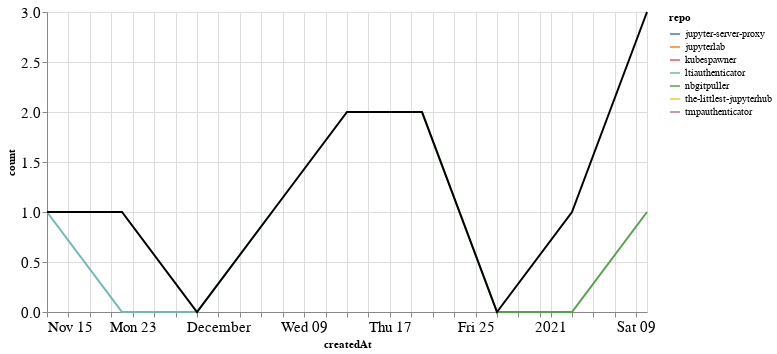

The notebook cell saved with this chart:
### Markdown cell above
### PRs

### Code cell
prs_time = prs.groupby('repo').resample('W', on='createdAt').count()['author'].reset_index()
prs_time = prs_time.rename(columns={'author': 'count'})
prs_time_total = prs_time.groupby('createdAt').agg({"count": "sum"}).reset_index()

ch1 = alt.Chart(prs_time, width=600).mark_line().encode(
    x='createdAt',
    y='count',
    color='repo',
    tooltip="repo"
)

ch2 = alt.Chart(prs_time_total, width=600).mark_line(color="black").encode(
    x='createdAt',
    y='count',
)

ch1 + ch2

### Figure 1 — Vega-Lite specification as saved in the notebook (floating-point values rounded to 4 significant figures)
{"config": {"axisLeft": {"labelFontSize": 15}, "axisBottom": {"labelFontSize": 15}}, "layer": [{"data": {"name": "data-b85b5ee28e559066e0bd95e38a5c4b13"}, "mark": "line", "encoding": {"color": {"type": "nominal", "field": "repo"}, "tooltip": {"type": "nominal", "field": "repo"}, "x": {"type": "temporal", "field": "createdAt"}, "y": {"type": "quantitative", "field": "count"}}, "width": 600}, {"data": {"name": "data-f5bc5da642a310346e3c490aa28bc1d9"}, "mark": {"type": "line", "color": "black"}, "encoding": {"x": {"type": "temporal", "field": "createdAt"}, "y": {"type": "quantitative", "field": "count"}}, "width": 600}], "$schema": "https://vega.github.io/schema/vega-lite/v4.8.1.json", "datasets": {"data-b85b5ee28e559066e0bd95e38a5c4b13": [{"repo": "jupyter-server-proxy", "createdAt": "2021-01-10T00:00:00", "count": 2}, {"repo": "jupyterlab", "createdAt": "2020-11-22T00:00:00", "count": 1}, {"repo": "kubespawner", "createdAt": "2020-12-13T00:00:00", "count": 1}, {"repo": "ltiauthenticator", "createdAt": "2020-11-15T00:00:00", "count": 1}, {"repo": "ltiauthenticator", "createdAt": "2020-11-22T00:00:00", "count": 0}, {"repo": "ltiauthenticator", "createdAt": "2020-11-29T00:00:00", "count": 0}, {"repo": "ltiauthenticator", "createdAt": "2020-12-06T00:00:00", "count": 1}, {"repo": "nbgitpuller", "createdAt": "2020-12-20T00:00:00", "count": 2}, {"repo": "nbgitpuller", "createdAt": "2020-12-27T00:00:00", "count": 0}, {"repo": "nbgitpuller", "createdAt": "2021-01-03T00:00:00", "count": 0}, {"repo": "nbgitpuller", "createdAt": "2021-01-10T00:00:00", "count": 1}, {"repo": "the-littlest-jupyterhub", "createdAt": "2021-01-03T00:00:00", "count": 1}, {"repo": "tmpauthenticator", "createdAt": "2020-12-13T00:00:00", "count": 1}], "data-f5bc5da642a310346e3c490aa28bc1d9": [{"createdAt": "2020-11-15T00:00:00", "count": 1}, {"createdAt": "2020-11-22T00:00:00", "count": 1}, {"createdAt": "2020-11-29T00:00:00", "count": 0}, {"createdAt": "2020-12-06T00:00:00", "count": 1}, {"createdAt": "2020-12-13T00:00:00", "count": 2}, {"createdAt": "2020-12-20T00:00:00", "count": 2}, {"createdAt": "2020-12-27T00:00:00", "count": 0}, {"createdAt": "2021-01-03T00:00:00", "count": 1}, {"createdAt": "2021-01-10T00:00:00", "count": 3}]}}
